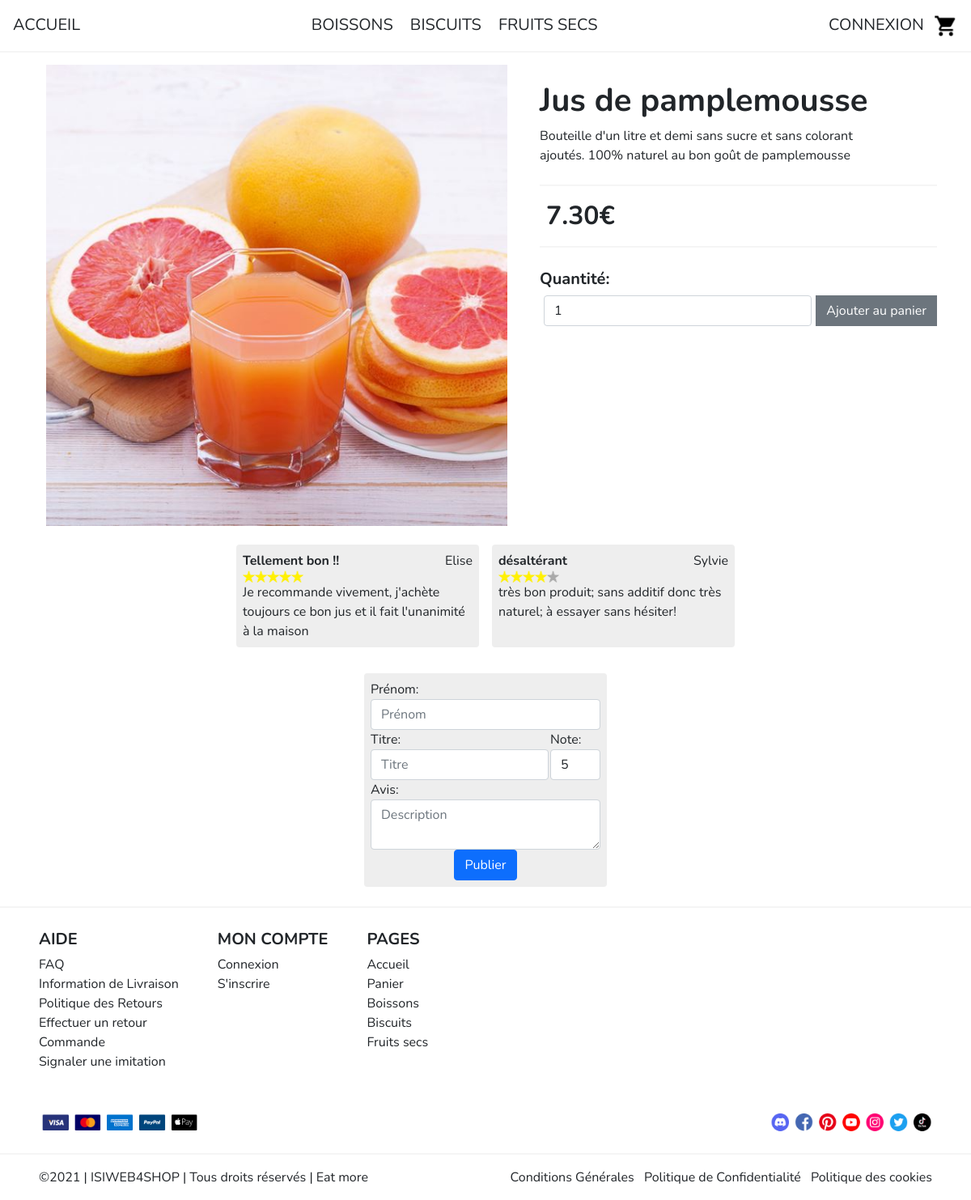
/index.php?page=product&product=15, run on the app's committed database.
### tables this page shows
CREATE TABLE `categories` (
  `id` tinyint(4) NOT NULL,
  `name` varchar(100) NOT NULL
);

CREATE TABLE `products` (
  `id` int(11) NOT NULL,
  `cat_id` tinyint(4) NOT NULL,
  `name` varchar(150) NOT NULL,
  `description` text NOT NULL,
  `image` varchar(30) NOT NULL,
  `price` decimal(5,2) NOT NULL,
  `quantity` int(3) NOT NULL
);

CREATE TABLE `reviews` (
  `id_product` int(2) NOT NULL,
  `name_user` varchar(50) NOT NULL,
  `stars` int(1) NOT NULL,
  `title` varchar(50) NOT NULL,
  `description` varchar(150) NOT NULL
);

### index.php (called while the page is built, shortened)
<?php
if(isset($_GET['page']))
{
	$page = htmlspecialchars($_GET['page']);
}
else
$page="home";
require_once(PATH_CONTROLLERS.$page.'.php');
?>

### models/m_navbar.php (called while the page is built)
<?php
try {
	$bdd = new PDO('mysql:host=' . BD_HOST . '; dbname=' . BD_DBNAME . '; charset=utf8', BD_USER, BD_PWD);
	$bdd->setAttribute(PDO::ATTR_ERRMODE, PDO::ERRMODE_EXCEPTION);
} catch (PDOException $e) {
	if (DEBUG)
		die('Erreur : ' . $e->getMessage());
	$alert = 'connexion à la base de données';
}
$requete = "SELECT * FROM categories";
$donnees = array();
try {
	$query = $bdd->prepare($requete);
	$query->execute($donnees);
	$resultatsCategories = $query->fetchAll();
} catch (PDOException $e)
{
	if (DEBUG) die('Erreur : ' . $e->getMessage());
}

### models/m_product.php (called while the page is built)
<?php
try {
	$bdd = new PDO('mysql:host=' . BD_HOST . '; dbname=' . BD_DBNAME . '; charset=utf8', BD_USER, BD_PWD);
	$bdd->setAttribute(PDO::ATTR_ERRMODE, PDO::ERRMODE_EXCEPTION);
} catch (PDOException $e) {
	if (DEBUG)
		die('Erreur : ' . $e->getMessage());
	$alert = 'connexion à la base de données';
}
$requete = "SELECT * FROM products WHERE id = ?";
$donnees = array(
	$productId,
);
try {
	$query = $bdd->prepare($requete);
	$query->execute($donnees);
	if(!($resultProduct = $query->fetch(PDO::FETCH_ASSOC))){
		header("Location: ./index.php?page=404");
	}
} catch (PDOException $e)
{
	if (DEBUG) die('Erreur : ' . $e->getMessage());
}
$requete = "SELECT * FROM reviews WHERE id_product = ?";
$donnees = array(
	$productId,
);
try {
	$query = $bdd->prepare($requete);
	$query->execute($donnees);
	$reviewProduct = $query->fetchAll();
} catch (PDOException $e)
{
	if (DEBUG) die('Erreur : ' . $e->getMessage());
}

### views/v_product.php (the view, shortened to what this page needs)
<?php require_once(PATH_VIEWS . 'navbar.php'); ?>
<div class="container" id="product">
    <img src="<?= PATH_IMAGES . $resultProduct["image"] ?>" alt="">
    <div>
        <h1><b><?= $resultProduct["name"] ?></b></h1>
        <p class="pe-5"><?= $resultProduct["description"] ?></p>
        <div class="divider mt-4"></div>
        <p class="fs-2 fw-bolder p-2"><?= $resultProduct["price"] ?>€</p>
        <div class="divider mb-4"></div>
        <form class="d-flex flex-column" action="index.php?page=cart&add=true&product=<?= $resultProduct["id"] ?>" method="POST">
            <label class="fs-5 fw-bolder" for="quantity">Quantité:</label>
            <div class="d-flex m-0">
                <input class="form-control" name="quantity" id="quantity" type="number" value="1" min="1">
                <input class="btn btn-secondary" type="submit" value="Ajouter au panier">
            </div>
        </form>
    </div>
</div>
<div class="d-flex justify-content-center flex-wrap">
<?php
foreach($reviewProduct as $review){
    ?>
<div class="bg-grey m-2 p-2 rounded w-25">
<div class="d-flex justify-content-between">
    <p class="fw-bolder"><?=$review['title']?></p>
    <p><?=$review['name_user']?></p>
</div>
<div class="d-flex ">
    <?php
    for($i = 0; $i<$review['stars']; $i++) { ?>
        <img class="review-stars" src="<?= PATH_IMAGES."review_star.png"?>" alt="">
    <?php }
    for($i = 0; $i<5-$review['stars']; $i++) { ?>
        <img class="review-stars" src="<?= PATH_IMAGES."review_gray.png"?>" alt="">
    <?php } ?>
    </div>
<p><?=$review['description']?></p>
</div>
<?php
}
?>
</div>
<div class="d-flex justify-content-center">
    <form class="bg-grey w-25 d-flex flex-column rounded p-2 m-4" action="index.php?page=addReview&product=<?=$productId?>" method="POST">
        <label>Prénom: <input type="text" name="name" class="form-control" placeholder="Prénom" required></label>
        <div class="form-group d-flex justify-content-between">
            <label>Titre: <input type="text"  class="form-control" name="title" placeholder="Titre" required></label>
            <label>Note: <input type="number"  class="form-control" name="stars" value=5 min=1 max=5 required></label>
        </div>
        <label >Avis: <textarea name="review" class="form-control" placeholder="Description" required></textarea></label>
        <div class="form-group align-self-center">
            <button type="submit" class="btn btn-primary rounded">Publier</button>
        </div>
    </form>
</div>
<?php require_once(PATH_VIEWS . 'footer.php'); ?>

### views/v_navbar.php
<div class="d-flex justify-content-between p-3 bg-white menu">
    <a href="index.php?page=home" class="fs-5">ACCUEIL</a>
    <div class="categories">
        <?php foreach ($resultatsCategories as $categorie) { ?>
            <a class="fs-5 ms-2 me-2" href="<?= 'index.php?page=products&category=' . $categorie['id'] ?>"> <?= strtoupper($categorie['name']) ?> </a>
        <?php
        } ?>
    </div>
    <div >
        <?php
        if ($_SESSION['connected'] == true) { ?>
            <p class="fs-5">Bonjour <?= $_SESSION['name'] ?></p>
            <a href="index.php?page=logout">SE DÉCONNECTER</a>
        <?php
        } else { ?>
            <a class="fs-5" href="index.php?page=account">CONNEXION</a>
        <?php
        }
        ?>
        <a class="fs-5 ms-2" href="index.php?page=cart"><img class="cartImg" alt="" src="<?=PATH_IMAGES?>cart.png"></a>
    </div>
</div>
<div class="divider"></div>

### views/v_footer.php
</div>
<footer>
	<div class="divider "></div>
	<div class="ms-5 me-5 mt-4">
		<div class="d-flex">
			<div class="d-flex flex-column me-5">
				<p class="fs-5 fw-bolder mb-1">AIDE</p>
				<a href="">FAQ</a>
				<a href="">Information de Livraison</a>
				<a href="">Politique des Retours</a>
				<a href="">Effectuer un retour</a>
				<a href="">Commande</a>
				<a href="">Signaler une imitation</a>
			</div>
			<div class="d-flex flex-column me-5">
				<p class="fs-5 fw-bolder mb-1">MON COMPTE</p>
				<a href="index.php?page=account">Connexion</a>
				<a href="index.php?page=createAccount">S'inscrire</a>
			</div>
			<div class="d-flex flex-column">
				<p class="fs-5 fw-bolder mb-1">PAGES</p>
				<a href="index.php?page=home">Accueil</a>
				<a href="index.php?page=cart">Panier</a>
				<?php foreach ($resultatsCategories as $categorie) { ?>
					<a href="<?= 'index.php?page=products&category=' . $categorie['id'] ?>"> <?= ucfirst($categorie['name']) ?> </a>
				<?php
				} ?>
			</div>
		</div>
		<div class="d-flex justify-content-between mt-5 mb-4">
			<img src="<?= PATH_IMAGES . "creditCard.png" ?>" alt="">
			<img src="<?= PATH_IMAGES . "network.png" ?>" alt="">
		</div>
	</div>
	<div class="divider mt-2 mb-3 "></div>
	<div class="d-flex justify-content-between ms-5 me-5 mt-2 pb-3">
		<p>©2021 | ISIWEB4SHOP | Tous droits réservés | Eat more</p>
		<div>
			<a class="me-2" href="">Conditions Générales</a>
			<a class="me-2" href="">Politique de Confidentialité</a>
			<a href="">Politique des cookies</a>
		</div>
	</div>
</footer>
</body>
</html>

### assets/css/styles.css (style rules this page uses)
.categories a { position: relative; }
.categories a:after { position: absolute; bottom: 0; left: 0; right: 0; margin: auto; width: 0%; content: '.'; color: transparent; background: linear-gradient(90deg,#ffdda5,#c28d46); height: 1px; transition: all .5S; }
* { padding: 0; margin: 0; font-family: Nunito; }
p { margin : 0px; }
html, body { margin:0px; height:100%; }
.divider { background-color: #f5f5f5; height: 2px; }
.bg-grey { background-color: #EEEEEE; }
a { color:inherit; }
a:link { text-decoration: none; }
.review-stars { width: 15px; height: 15px; }
.cartImg { width: 30px; height: 30px; }
#product { display: flex; }
#product img { height: 600px; width: 600px; padding: 15px; }
#product div { margin-left: 20px; margin-top: 30px; }
#product div > * { margin-left: 5px; margin-top: 5px; }
footer img { width: 200px; }

### data on the page
categories: name "BOISSONS", name "Boissons"
categories: name "BISCUITS", name "Biscuits"
categories: name "FRUITS SECS", name "Fruits secs"
products: image (picture), name "Jus de pamplemousse", description "Bouteille d'un litre et demi sans sucre et sans colorant ajoutés. 100% naturel au bon goût de pamplemousse", price "7.30"
reviews: title "Tellement bon !!", name_user "Elise", stars 5 (drawn), description "Je recommande vivement, j'achète toujours ce bon jus et il fait l'unanimité à la maison"
reviews: title "désaltérant", name_user "Sylvie", stars 4 (drawn), description "très bon produit; sans additif donc très naturel; à essayer sans hésiter!"
